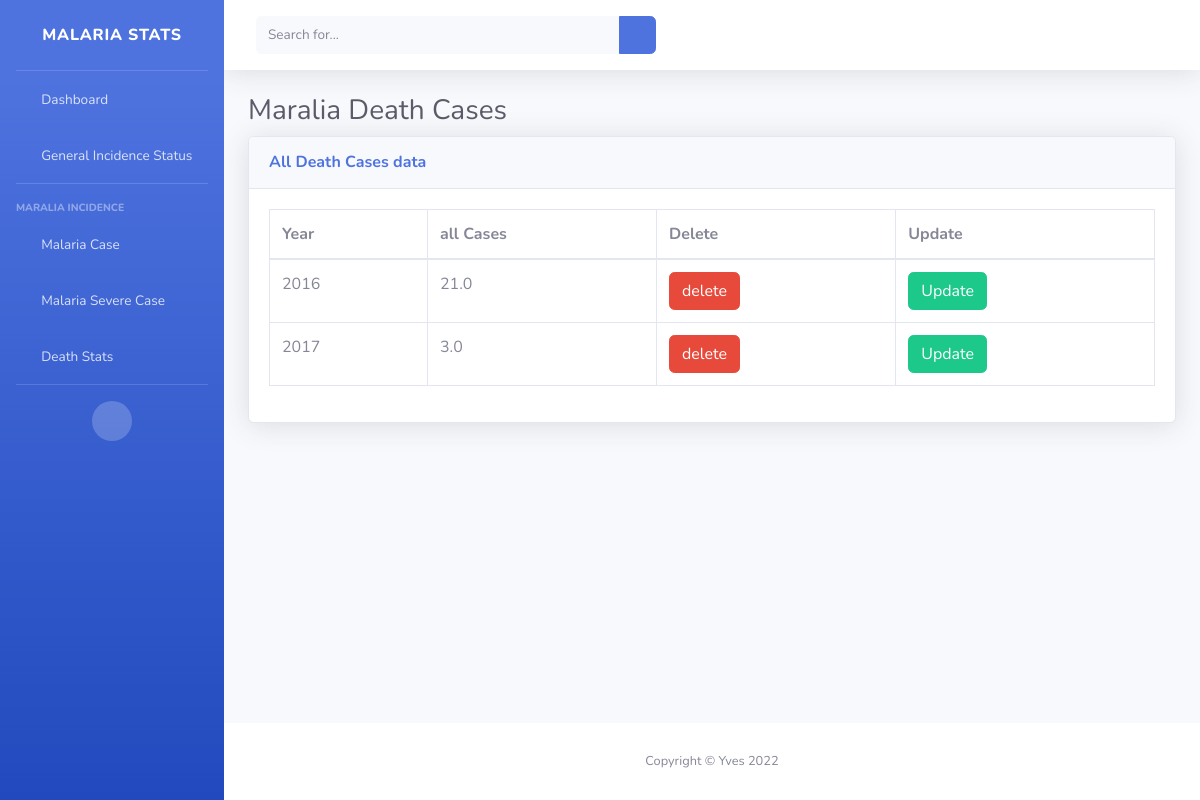
Page //deathcase on the committed database.
### home/models.py (models this page shows)
class DeathData(models.Model):
    year = models.CharField(max_length=250)
    value = models.FloatField()
    objects = DataFrameManager()

### home/views.py (the view)
# urls.py: path('/deathcase', views.deathcase, name='all_death'),
def deathcase(request):
    selectcase = DeathData.objects.all()
    contextdata = {
        'cases': selectcase
    }
    return render(request,'alldeath.html', context=contextdata)

### templates/alldeath.html (shortened to what this page needs)
{% extends 'base.html' %}
{% load static %}
{% block content %}
                <div class="container-fluid">
                    <h1 class="h3 mb-2 text-gray-800">Maralia Death Cases</h1>
                    <div class="card shadow mb-4">
                        <div class="card-header py-3">
                            <h6 class="m-0 font-weight-bold text-primary">All Death Cases data</h6>
                        </div>
                        <div class="card-body">
                            <div class="table-responsive">
                                <table class="table table-bordered" id="dataTable" width="100%" cellspacing="0">
                                    <thead>
                                        <tr>
                                            <th>Year</th>
                                            <th>all Cases</th>
                                            <th>Delete</th>
                                            <th>Update</th>
                                        </tr>
                                    </thead>
                                    <tbody>
                                      {% for x in cases %}
                                        <tr>
                                            <td>{{ x.year }}</td>
                                            <td>{{ x.value}}</td>
                                            <td><a href="{% url 'deleteDeath' id=x.id %}"><span class="btn btn-danger">delete</span></a></td>
                                            <td><a href="{% url 'updateDeath' id=x.id %}"><span class="btn btn-success">Update</span></a></td>
                                        </tr>
                                        {% endfor %}
                                    </tbody>
                                </table>
                            </div>
                        </div>
                    </div>
                </div>
{% endblock %}

### rows in the picture
DeathData: year "2016", value "21.0"
DeathData: year "2017", value "3.0"
